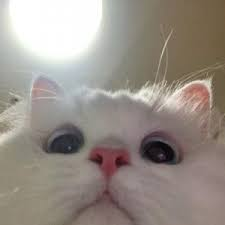
#> input picture кот/peint/images.jpg, 225 x 225 px, found by its file name
$ python meow.py
#> lines starting #> are read from the running program, lines starting #| are printed output that depends on the picture
from PIL import Image, ImageFilter

with Image.open("images.jpg") as pic_original:
#> pic_original is the input picture: PIL image 225x225 RGB; mean R, G, B 152.3, 143.6, 135.8
    print("Зображення відкрито")
    print("Розмір:", pic_original.size)
#| Розмір: (225, 225)
    print("Формат:", pic_original.format)
#| Формат: JPEG
    print("Тип:", pic_original.mode)
#| Тип: RGB
    pic_original.show()

    pic_gray = pic_original.convert('L')
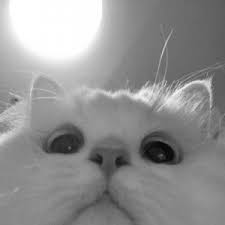
#> pic_gray: PIL image 225x225 L; min 5, max 255, mean 145.3
    pic_gray.save('gray.jpg')
    print("Зображення створене")
    print("Розмір:", pic_original.size)
#| Розмір: (225, 225)
    print("Формат:", pic_original.format)
#| Формат: JPEG
    print("Тип:", pic_original.mode)
#| Тип: RGB
    pic_gray.show()

    pic_blured = pic_original.filter(ImageFilter.BLUR)
    pic_blured.save("blured.jpg")
    pic_blured.show()

    pic_up = pic_original.transpose(Image.ROTATE_180)
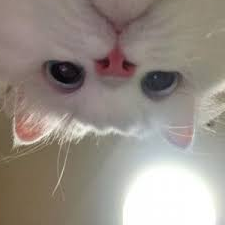
#> pic_up: PIL image 225x225 RGB; mean R, G, B 152.3, 143.6, 135.8
    pic_up.save("up.jpg")
    pic_up.show()
